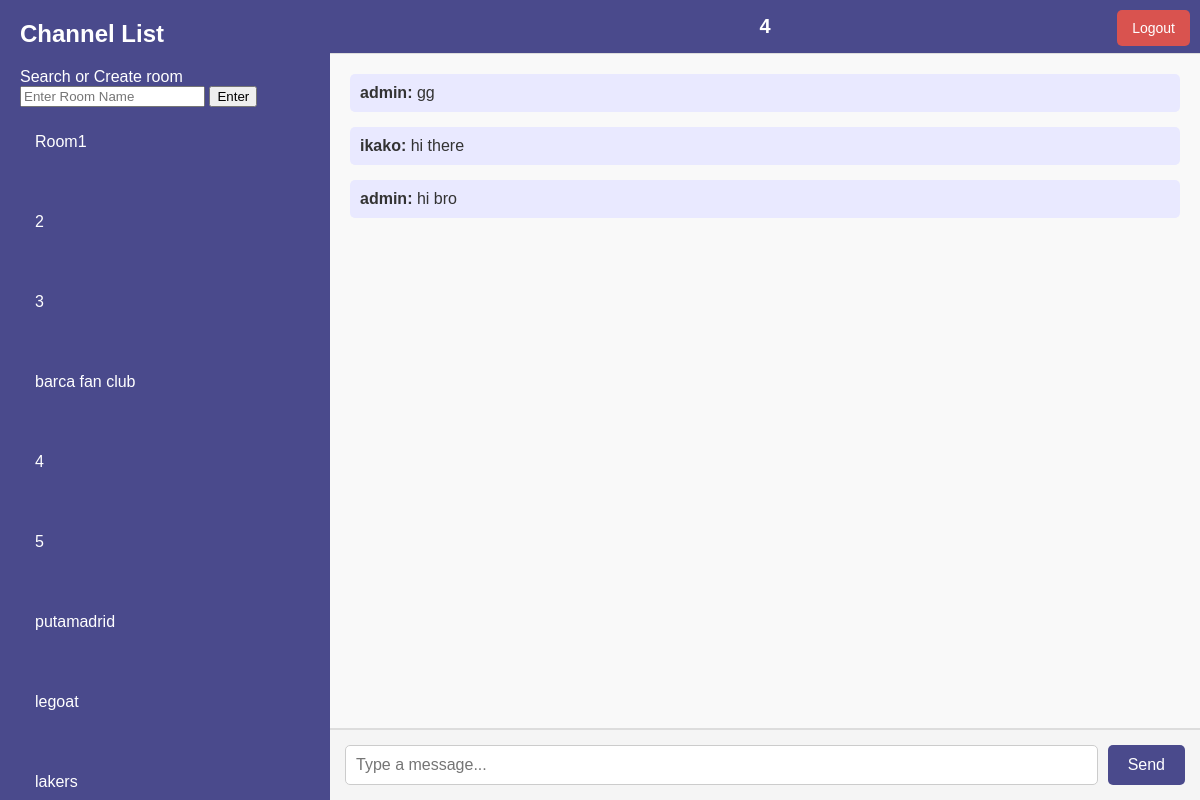
Page /chat/4 (signed in) on the committed database.
### src/models/chat.py (models this page shows)
class ChatRoom(db.Model):
    __tablename__ = 'chat_rooms'
    id = db.Column(db.Integer, primary_key=True)
    name = db.Column(db.String(80), unique=True, nullable=False)

class Message(db.Model):
    __tablename__ = 'messages'
    id = db.Column(db.Integer, primary_key=True)
    user_id = db.Column(db.Integer, db.ForeignKey('users.id'), nullable=False)
    room_id = db.Column(db.Integer, db.ForeignKey('chat_rooms.id'), nullable=False)
    content = db.Column(db.Text, nullable=False)
    timestamp = db.Column(db.DateTime, default=datetime.utcnow)
    user = db.relationship('User', backref='messages')
    room = db.relationship('ChatRoom', backref='messages')

### src/models/user.py (models this page shows)
class User(UserMixin, db.Model):
    __tablename__ = "users"
    id = db.Column(db.Integer, primary_key=True)
    username = db.Column(db.String(150), unique=True, nullable=False)
    email = db.Column(db.String(150), unique=True, nullable=False)
    password = db.Column(db.String(200), nullable=False)
    is_admin = db.Column(db.Boolean, default=False)

### src/views/chat_view/routes.py (the view)
@chat_bp.route('/chat/<room_name>')
@login_required
def room(room_name):
    all_rooms = ChatRoom.query.all()
    room = ChatRoom.query.filter_by(name=room_name).first_or_404()
    messages = Message.query.filter_by(room_id=room.id).order_by(Message.timestamp).all()
    return render_template('chatapp/room.html', rooms=all_rooms, room=room, messages=messages)

### src/extensions.py (called while the page is built)
@login_manager.user_loader
def load_user(user_id):
    return User.query.get(int(user_id))

### src/templates/chatapp/room.html (shortened to what this page needs)
<!DOCTYPE html>
<html lang="en">
<head>
    <link rel="stylesheet" href="{{ url_for('static', filename='css/styles.css') }}">
</head>
<body>
    <div class="chat-container">
        <div class="sidebar">
            <h2>Channel List</h2>
            <div id="room-form" class="room-form hidden">
                <form method="POST" action="{{ url_for('chat.chat') }}">
                    <label for="room_name">Search or Create room</label>
                    <input type="text" name="room_name" id="room_name" placeholder="Enter Room Name" required>
                    <button type="submit">Enter</button>
                </form>
            </div>
            <ul>
                {% if rooms %}
                    {% for one_room in rooms %}
                    <li>
                        <a href="{{ url_for('chat.room', room_name=one_room.name) }}">
                            <div class="room">
                                <p class="room-name">{{ one_room.name }}</p>
                            </div>
                        </a>
                    </li>
                    {% endfor %}
                {% else %}
                    <p>No rooms available. Create the first one!</p>
                {% endif %}
            </ul>
            <div class="logout">
                <a href="{{ url_for('auth.logout') }}" class="logout-button">Logout</a>
            </div>
        </div>
        <div class="chat-window">
            <div class="chat-header">{{ room.name }}</div>
            <div id="chat-box" class="chat-box">
                {% for msg in messages %}
                <div class="message">
                    <strong>{{ msg.user.username }}:</strong> {{ msg.content }}
                </div>
                {% endfor %}
            </div>
            <div class="chat-input">
                <input id="message" type="text" placeholder="Type a message...">
                <button onclick="sendMessage()">Send</button>
            </div>
        </div>
    </div>
</body>
</html>

### src/static/css/styles.css (style rules this page uses)
body { margin: 0; font-family: Arial, sans-serif; background-color: #f5f5f5; color: #333; overflow: hidden; }
.chat-container { display: flex; height: 100vh; overflow: hidden; }
.sidebar { width: 25%; background-color: #4a4a8c; color: #fff; display: flex; flex-direction: column; padding: 20px; box-shadow: 2px 0 5px rgba(0, 0, 0, 0.1); overflow-y: auto; height: 100%; }
.sidebar h2 { margin: 0 0 20px; font-size: 24px; }
.sidebar ul { list-style: none; padding: 0; margin: 0; }
.sidebar ul li { margin-bottom: 10px; }
.sidebar ul li a { color: #fff; text-decoration: none; padding: 10px 15px; display: block; border-radius: 5px; transition: background-color 0.3s; }
.chat-window { width: 75%; display: flex; flex-direction: column; background-color: #fff; height: 100%; overflow-y: auto; }
.chat-header { background-color: #4a4a8c; color: #fff; padding: 15px; font-size: 20px; font-weight: bold; text-align: center; flex-shrink: 0; }
.chat-box { flex-grow: 1; padding: 20px; overflow-y: auto; background-color: #f9f9f9; border-top: 1px solid #ddd; border-bottom: 1px solid #ddd; }
.message { margin-bottom: 15px; padding: 10px; border-radius: 5px; background-color: #e9e9ff; color: #333; }
.chat-input { display: flex; padding: 15px; flex-shrink: 0; background-color: #f5f5f5; border-top: 1px solid #ddd; }
.chat-input input { flex-grow: 1; padding: 10px; font-size: 16px; border: 1px solid #ccc; border-radius: 5px; margin-right: 10px; }
.chat-input button { padding: 10px 20px; font-size: 16px; color: #fff; background-color: #4a4a8c; border: none; border-radius: 5px; cursor: pointer; transition: background-color 0.3s; }
.logout-button { position: absolute; top: 10px; right: 10px; padding: 10px 15px; color: white; background-color: #d9534f; border: none; border-radius: 5px; text-decoration: none; font-size: 14px; z-index: 1000; }

### rows in the picture
ChatRoom: name "Room1"
ChatRoom: name "2"
ChatRoom: name "3"
ChatRoom: name "barca fan club"
ChatRoom: name "4"
ChatRoom: name "5"
ChatRoom: name "putamadrid"
ChatRoom: name "legoat"
ChatRoom: name "lakers"
Message: user.username "admin", content "gg"
Message: user.username "ikako", content "hi there"
Message: user.username "admin", content "hi bro"
